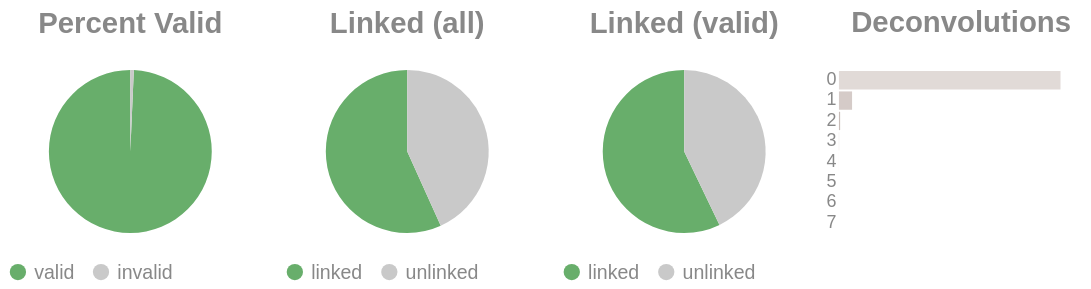

Source (notebook cell):
### Code cell
if SKIPLR:
    pass
else:
    clash = Counter()
    for i in valids['molecule'].to_list():
        _mol = i.split("-")
        if len(_mol) == 1:
            clash.update('0')
        else:
            clash.update(_mol[-1])

    _d = {"deconvolutions": [], 'count': []}
    for k,v in clash.items():
        _d['deconvolutions'].append(k)
        _d['count'].append(v)

    tot_valid = valids['reads'].sum()
    mask = valids['reads'] >= 2
    n_linked_reads = valids.filter(mask)['reads'].sum()
    if n_linked_reads == 0:
        print_html("No linked molecules (>=2 reads) were detected; skipping linked-only distributions.")
        SKIPLR = True
    else:
        perc_valid = round(tot_valid / n_reads, 4)
        linked_perc_abs = round(n_linked_reads / n_reads, 4)
        linked_perc = round(n_linked_reads / tot_valid, 4)

    _valid = pl.DataFrame({"valids": ['valid', 'invalid'], "count": [tot_valid, n_reads - tot_valid]})
    _linked_abs = pl.DataFrame({"linked (absolute)": ['linked', 'unlinked'], "count": [n_linked_reads, n_reads - n_linked_reads]})
    _linked_rel = pl.DataFrame({"linked (valids)": ['linked', 'unlinked'], "count": [n_linked_reads, tot_valid - n_linked_reads]})

    (
        alt.hconcat(
            piechart(_valid, goodval = 'valid', title = "Percent Valid"),
            piechart(_linked_abs, goodval = "linked", title =  "Linked (all)"),
            piechart(_linked_rel, goodval = "linked", title =  "Linked (valid)"),
            convolutionbar(pl.DataFrame(_d), title = "Deconvolutions"),
            center = True,
            bounds = 'flush'
        )
        .resolve_scale(color='independent')
        .resolve_legend('independent')
        .properties(usermeta={'embedOptions': {"actions": False}})
    ).display()

### Figure 1 — Vega-Lite specification as saved in the notebook (floating-point values rounded to 4 significant figures)
{"width": "container", "height": 400, "config": {"title": {"anchor": "start", "dy": -15, "fontSize": 18, "color": "#888888", "subtitleColor": "#888888", "subtitleFontSize": 14}, "arc": {"fill": "#0072B2"}, "axis": {"domainColor": "#888888", "domainWidth": 0.5, "gridWidth": 0.2, "grid": false, "titleFontWeight": 400, "titleFontSize": 15, "labelFontSize": 11, "labelColor": "#888888", "tickColor": "#888888", "tickWidth": 0.2, "titleColor": "#888888"}, "axisBand": {"grid": false}, "axisX": {"grid": true, "tickSize": 10, "domainCap": "round"}, "axisY": {"domain": false, "grid": true, "tickSize": 0, "domainCap": "round"}, "background": "transparent", "header": {"labelFontSize": 15, "labelColor": "#888888", "titleFontSize": 15, "titleFontWeight": 600, "titleColor": "#888888"}, "legend": {"labelFont": "sans-serif", "labelFontSize": 12, "labelColor": "#888888", "symbolSize": 100, "symbolType": "circle", "titleFontSize": 12, "titlePadding": 10, "titleColor": "#888888", "title": null}, "range": {"category": ["#E69F00", "#56B4E9", "#009E73", "#F0E442", "#0072B2", "#D55E00", "#CC79A7", "#000000"], "diverging": ["#cfe8f3", "#a2d4ec", "#73bfe2", "#46abdb", "#1696d2", "#12719e"]}, "area": {"fill": "#0072B2", "fillOpacity": 0.7, "line": true, "strokeOpacity": 0.7}, "line": {"color": "#0072B2", "stroke": "#0072B2", "strokeWidth": 2}, "trail": {"color": "#0072B2", "stroke": "#0072B2", "strokeWidth": 0, "size": 1}, "point": {"filled": true, "fillOpacity": 1.0, "size": 95}, "text": {"color": "#888888", "fontSize": 11, "align": "right", "fontWeight": 400, "size": 11}, "bar": {"fill": "#0072B2", "stroke": null}, "view": {"stroke": null, "continuousWidth": 660, "continuousHeight": 400}}, "hconcat": [{"data": {"name": "data-3ab1f196655c9ca078e01c5d2177aca8"}, "mark": {"type": "arc"}, "encoding": {"color": {"field": "valids", "legend": {"orient": "bottom", "title": null}, "scale": {"domain": ["valid", "invalid"], "range": ["#68ae6b", "#C9C9C9"]}, "title": "Valids", "type": "nominal"}, "theta": {"field": "count", "type": "quantitative"}, "tooltip": [{"field": "valids", "title": "Valids", "type": "ordinal"}, {"field": "percent", "format": ".2%", "title": "Percent", "type": "quantitative"}, {"field": "count", "title": "Count", "type": "quantitative"}]}, "height": 100, "title": {"text": "Percent Valid", "align": "center", "anchor": "middle"}, "transform": [{"calculate": "datum.count / 12807853", "as": "percent"}], "width": 150}, {"data": {"name": "data-91e0dbec0bf73a86fd8da49e6191ed04"}, "mark": {"type": "arc"}, "encoding": {"color": {"field": "linked (absolute)", "legend": {"orient": "bottom", "title": null}, "scale": {"domain": ["linked", "unlinked"], "range": ["#68ae6b", "#C9C9C9"]}, "title": "Linked (Absolute)", "type": "nominal"}, "theta": {"field": "count", "type": "quantitative"}, "tooltip": [{"field": "linked (absolute)", "title": "Linked (Absolute)", "type": "ordinal"}, {"field": "percent", "format": ".2%", "title": "Percent", "type": "quantitative"}, {"field": "count", "title": "Count", "type": "quantitative"}]}, "height": 100, "title": {"text": "Linked (all)", "align": "center", "anchor": "middle"}, "transform": [{"calculate": "datum.count / 12807853", "as": "percent"}], "width": 150}, {"data": {"name": "data-12d99cfe571f3b0b60a3206a0296d09f"}, "mark": {"type": "arc"}, "encoding": {"color": {"field": "linked (valids)", "legend": {"orient": "bottom", "title": null}, "scale": {"domain": ["linked", "unlinked"], "range": ["#68ae6b", "#C9C9C9"]}, "title": "Linked (Valids)", "type": "nominal"}, "theta": {"field": "count", "type": "quantitative"}, "tooltip": [{"field": "linked (valids)", "title": "Linked (Valids)", "type": "ordinal"}, {"field": "percent", "format": ".2%", "title": "Percent", "type": "quantitative"}, {"field": "count", "title": "Count", "type": "quantitative"}]}, "height": 100, "title": {"text": "Linked (valid)", "align": "center", "anchor": "middle"}, "transform": [{"calculate": "datum.count / 12719568", "as": "percent"}], "width": 150}, {"data": {"name": "data-be370c56460a22142adcbcdcf38c4146"}, "mark": {"type": "bar"}, "encoding": {"color": {"field": "deconvolutions", "legend": null, "scale": {"scheme": "lightgreyred"}, "type": "nominal"}, "tooltip": [{"field": "deconvolutions", "title": "Deconvolutions", "type": "ordinal"}, {"field": "percent", "format": ".2%", "title": "Percent", "type": "quantitative"}, {"field": "count", "title": "Count", "type": "quantitative"}], "x": {"axis": null, "field": "count", "type": "quantitative"}, "y": {"field": "deconvolutions", "sort": "ascending", "title": null, "type": "nominal"}}, "height": 100, "title": {"text": "Deconvolutions", "align": "center", "anchor": "middle"}, "transform": [{"calculate": "datum.count / 7728188", "as": "percent"}], "width": 150}], "bounds": "flush", "center": true, "resolve": {"legend": {"angle": "independent"}, "scale": {"color": "independent"}}, "usermeta": {"embedOptions": {"actions": false}}, "$schema": "https://vega.github.io/schema/vega-lite/v6.1.0.json", "datasets": {"data-3ab1f196655c9ca078e01c5d2177aca8": [{"valids": "valid", "count": 12719568}, {"valids": "invalid", "count": 88285}], "data-91e0dbec0bf73a86fd8da49e6191ed04": [{"linked (absolute)": "linked", "count": 7268421}, {"linked (absolute)": "unlinked", "count": 5539432}], "data-12d99cfe571f3b0b60a3206a0296d09f": [{"linked (valids)": "linked", "count": 7268421}, {"linked (valids)": "unlinked", "count": 5451147}], "data-be370c56460a22142adcbcdcf38c4146": [{"deconvolutions": "0", "count": 7254021}, {"deconvolutions": "1", "count": 430163}, {"deconvolutions": "2", "count": 39145}, {"deconvolutions": "3", "count": 4275}, {"deconvolutions": "4", "count": 512}, {"deconvolutions": "5", "count": 60}, {"deconvolutions": "6", "count": 10}, {"deconvolutions": "7", "count": 2}]}}
